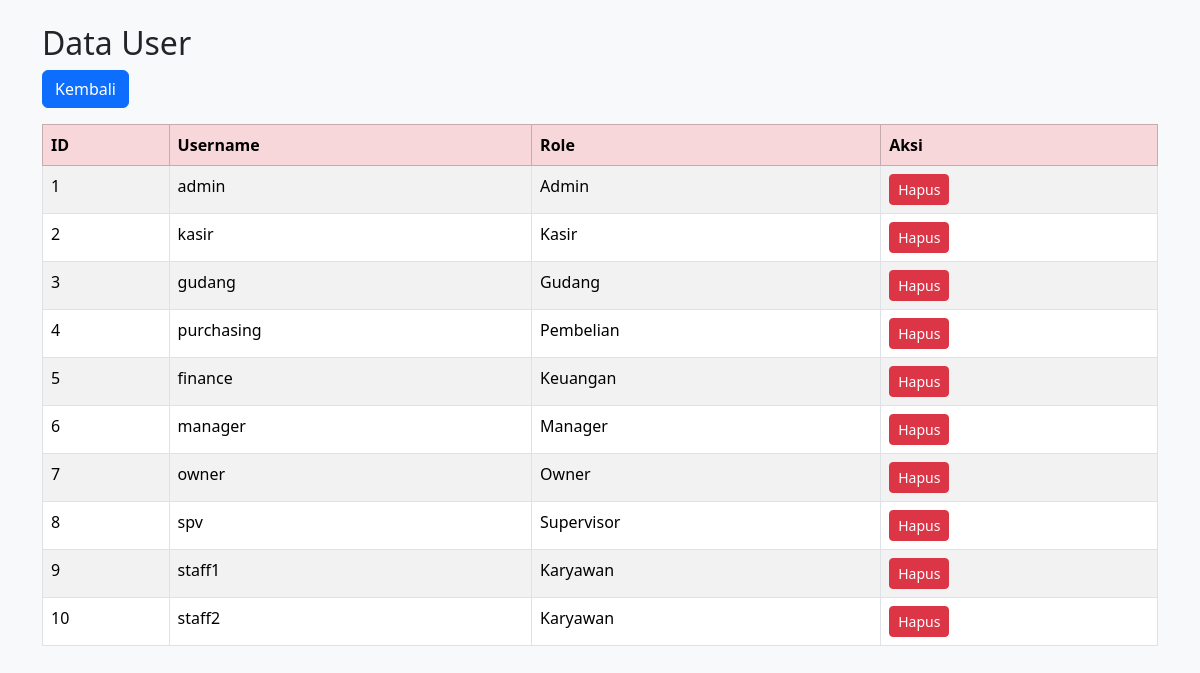
The app's page /master/user.php (signed in) with its own data.
### tables this page shows
CREATE TABLE user (
  iduser INT AUTO_INCREMENT PRIMARY KEY,
  username VARCHAR(45) NOT NULL,
  password VARCHAR(100) NOT NULL,
  idrole INT,
  FOREIGN KEY (idrole) REFERENCES role(idrole) ON DELETE SET NULL
);

CREATE TABLE role (
  idrole INT AUTO_INCREMENT PRIMARY KEY,
  nama_role VARCHAR(100) NOT NULL
);

### master/user.php (the view, shortened to what this page needs)
<?php
include '../config/koneksi.php';
?>
<!DOCTYPE html>
<html lang="id">
<head>
<link href="https://cdn.jsdelivr.net/npm/bootstrap@5.3.3/dist/css/bootstrap.min.css" rel="stylesheet">
</head>
<body class="bg-light">
<div class="container py-4">
  <h2>Data User</h2>
  <a href="../dashboard(1).php" class="btn btn-primary mb-3">Kembali</a>
  <table class="table table-bordered table-striped">
    <thead class="table-danger">
      <tr>
        <th>ID</th><th>Username</th><th>Role</th><th>Aksi</th>
      </tr>
    </thead>
    <tbody>
      <?php
      $q = mysqli_query($koneksi, "SELECT u.*, r.nama_role FROM user u LEFT JOIN role r ON u.idrole = r.idrole");
      while($d = mysqli_fetch_assoc($q)){
        echo "<tr>
                <td>{$d['iduser']}</td>
                <td>{$d['username']}</td>
                <td>{$d['nama_role']}</td>
                <td>
                  <a href='hapus_user.php?id={$d['iduser']}' class='btn btn-danger btn-sm' onclick=\"return confirm('Yakin ingin hapus?')\">Hapus</a>
                </td>
              </tr>";
      }
      ?>
    </tbody>
  </table>
</div>
</body>
</html>

### records on screen
user: iduser "1", username "admin", idrole.nama_role "Admin"
user: iduser "2", username "kasir", idrole.nama_role "Kasir"
user: iduser "3", username "gudang", idrole.nama_role "Gudang"
user: iduser "4", username "purchasing", idrole.nama_role "Pembelian"
user: iduser "5", username "finance", idrole.nama_role "Keuangan"
user: iduser "6", username "manager", idrole.nama_role "Manager"
user: iduser "7", username "owner", idrole.nama_role "Owner"
user: iduser "8", username "spv", idrole.nama_role "Supervisor"
user: iduser "9", username "staff1", idrole.nama_role "Karyawan"
user: iduser "10", username "staff2", idrole.nama_role "Karyawan"
